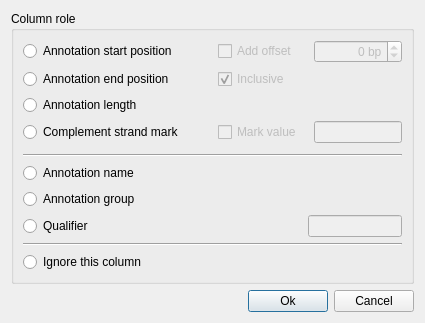
<?xml version="1.0" encoding="UTF-8"?>
<ui version="4.0">
 <class>CSVColumnConfigurationDialog</class>
 <widget class="QDialog" name="CSVColumnConfigurationDialog">
  <property name="geometry">
   <rect>
    <x>0</x>
    <y>0</y>
    <width>425</width>
    <height>296</height>
   </rect>
  </property>
  <property name="windowTitle">
   <string>Select the role of the column</string>
  </property>
  <property name="modal">
   <bool>true</bool>
  </property>
  <layout class="QVBoxLayout" name="verticalLayout">
   <item>
    <widget class="QGroupBox" name="groupBox">
     <property name="title">
      <string>Column role</string>
     </property>
     <layout class="QGridLayout" name="gridLayout">
      <item row="10" column="0">
       <widget class="QRadioButton" name="ignoreRB">
        <property name="text">
         <string>Ignore this column</string>
        </property>
       </widget>
      </item>
      <item row="0" column="0" colspan="2">
       <widget class="QRadioButton" name="startRB">
        <property name="text">
         <string>Annotation start position</string>
        </property>
       </widget>
      </item>
      <item row="0" column="2" colspan="2">
       <widget class="QCheckBox" name="startOffsetCheck">
        <property name="enabled">
         <bool>false</bool>
        </property>
        <property name="text">
         <string>Add offset</string>
        </property>
       </widget>
      </item>
      <item row="0" column="4">
       <widget class="QSpinBox" name="startOffsetValue">
        <property name="enabled">
         <bool>false</bool>
        </property>
        <property name="alignment">
         <set>Qt::AlignRight|Qt::AlignTrailing|Qt::AlignVCenter</set>
        </property>
        <property name="suffix">
         <string> bp</string>
        </property>
        <property name="minimum">
         <number>-1000000000</number>
        </property>
        <property name="maximum">
         <number>1000000000</number>
        </property>
       </widget>
      </item>
      <item row="1" column="0">
       <widget class="QRadioButton" name="endRB">
        <property name="text">
         <string>Annotation end position</string>
        </property>
       </widget>
      </item>
      <item row="1" column="2">
       <widget class="QCheckBox" name="endInclusiveCheck">
        <property name="enabled">
         <bool>false</bool>
        </property>
        <property name="text">
         <string>Inclusive</string>
        </property>
        <property name="checked">
         <bool>true</bool>
        </property>
       </widget>
      </item>
      <item row="2" column="0">
       <widget class="QRadioButton" name="lengthRB">
        <property name="text">
         <string>Annotation length</string>
        </property>
       </widget>
      </item>
      <item row="3" column="0">
       <widget class="QRadioButton" name="complMarkRB">
        <property name="text">
         <string>Complement strand mark</string>
        </property>
       </widget>
      </item>
      <item row="3" column="2">
       <widget class="QCheckBox" name="complValueCheck">
        <property name="enabled">
         <bool>false</bool>
        </property>
        <property name="text">
         <string>Mark value</string>
        </property>
       </widget>
      </item>
      <item row="5" column="0" colspan="5">
       <widget class="Line" name="line">
        <property name="frameShadow">
         <enum>QFrame::Sunken</enum>
        </property>
        <property name="orientation">
         <enum>Qt::Horizontal</enum>
        </property>
       </widget>
      </item>
      <item row="6" column="0">
       <widget class="QRadioButton" name="nameRB">
        <property name="text">
         <string>Annotation name</string>
        </property>
       </widget>
      </item>
      <item row="8" column="0">
       <widget class="QRadioButton" name="qualifierRB">
        <property name="text">
         <string>Qualifier</string>
        </property>
       </widget>
      </item>
      <item row="8" column="3" colspan="2">
       <widget class="QLineEdit" name="qualifierNameEdit">
        <property name="enabled">
         <bool>false</bool>
        </property>
       </widget>
      </item>
      <item row="9" column="0" colspan="5">
       <widget class="Line" name="line_2">
        <property name="orientation">
         <enum>Qt::Horizontal</enum>
        </property>
       </widget>
      </item>
      <item row="3" column="4">
       <widget class="QLineEdit" name="complValueEdit">
        <property name="enabled">
         <bool>false</bool>
        </property>
       </widget>
      </item>
      <item row="4" column="0">
       <spacer name="horizontalSpacer_2">
        <property name="orientation">
         <enum>Qt::Horizontal</enum>
        </property>
        <property name="sizeHint" stdset="0">
         <size>
          <width>250</width>
          <height>5</height>
         </size>
        </property>
       </spacer>
      </item>
      <item row="7" column="0">
       <widget class="QRadioButton" name="groupRB">
        <property name="text">
         <string>Annotation group</string>
        </property>
       </widget>
      </item>
     </layout>
    </widget>
   </item>
   <item>
    <spacer name="verticalSpacer">
     <property name="orientation">
      <enum>Qt::Vertical</enum>
     </property>
     <property name="sizeHint" stdset="0">
      <size>
       <width>20</width>
       <height>134</height>
      </size>
     </property>
    </spacer>
   </item>
   <item>
    <layout class="QHBoxLayout" name="horizontalLayout">
     <item>
      <spacer name="horizontalSpacer">
       <property name="orientation">
        <enum>Qt::Horizontal</enum>
       </property>
       <property name="sizeHint" stdset="0">
        <size>
         <width>40</width>
         <height>20</height>
        </size>
       </property>
      </spacer>
     </item>
     <item>
      <widget class="QPushButton" name="okButton">
       <property name="text">
        <string>Ok</string>
       </property>
      </widget>
     </item>
     <item>
      <widget class="QPushButton" name="cancelButton">
       <property name="text">
        <string>Cancel</string>
       </property>
      </widget>
     </item>
    </layout>
   </item>
  </layout>
 </widget>
 <resources/>
 <connections>
  <connection>
   <sender>cancelButton</sender>
   <signal>clicked()</signal>
   <receiver>CSVColumnConfigurationDialog</receiver>
   <slot>reject()</slot>
   <hints>
    <hint type="sourcelabel">
     <x>352</x>
     <y>183</y>
    </hint>
    <hint type="destinationlabel">
     <x>199</x>
     <y>102</y>
    </hint>
   </hints>
  </connection>
  <connection>
   <sender>qualifierRB</sender>
   <signal>toggled(bool)</signal>
   <receiver>qualifierNameEdit</receiver>
   <slot>setEnabled(bool)</slot>
   <hints>
    <hint type="sourcelabel">
     <x>89</x>
     <y>110</y>
    </hint>
    <hint type="destinationlabel">
     <x>273</x>
     <y>110</y>
    </hint>
   </hints>
  </connection>
  <connection>
   <sender>endRB</sender>
   <signal>toggled(bool)</signal>
   <receiver>endInclusiveCheck</receiver>
   <slot>setEnabled(bool)</slot>
   <hints>
    <hint type="sourcelabel">
     <x>89</x>
     <y>63</y>
    </hint>
    <hint type="destinationlabel">
     <x>273</x>
     <y>63</y>
    </hint>
   </hints>
  </connection>
  <connection>
   <sender>startOffsetCheck</sender>
   <signal>toggled(bool)</signal>
   <receiver>startOffsetValue</receiver>
   <slot>setEnabled(bool)</slot>
   <hints>
    <hint type="sourcelabel">
     <x>218</x>
     <y>41</y>
    </hint>
    <hint type="destinationlabel">
     <x>328</x>
     <y>41</y>
    </hint>
   </hints>
  </connection>
  <connection>
   <sender>okButton</sender>
   <signal>clicked()</signal>
   <receiver>CSVColumnConfigurationDialog</receiver>
   <slot>accept()</slot>
   <hints>
    <hint type="sourcelabel">
     <x>271</x>
     <y>183</y>
    </hint>
    <hint type="destinationlabel">
     <x>199</x>
     <y>102</y>
    </hint>
   </hints>
  </connection>
  <connection>
   <sender>complValueCheck</sender>
   <signal>toggled(bool)</signal>
   <receiver>complValueEdit</receiver>
   <slot>setEnabled(bool)</slot>
   <hints>
    <hint type="sourcelabel">
     <x>256</x>
     <y>113</y>
    </hint>
    <hint type="destinationlabel">
     <x>355</x>
     <y>113</y>
    </hint>
   </hints>
  </connection>
 </connections>
</ui>
